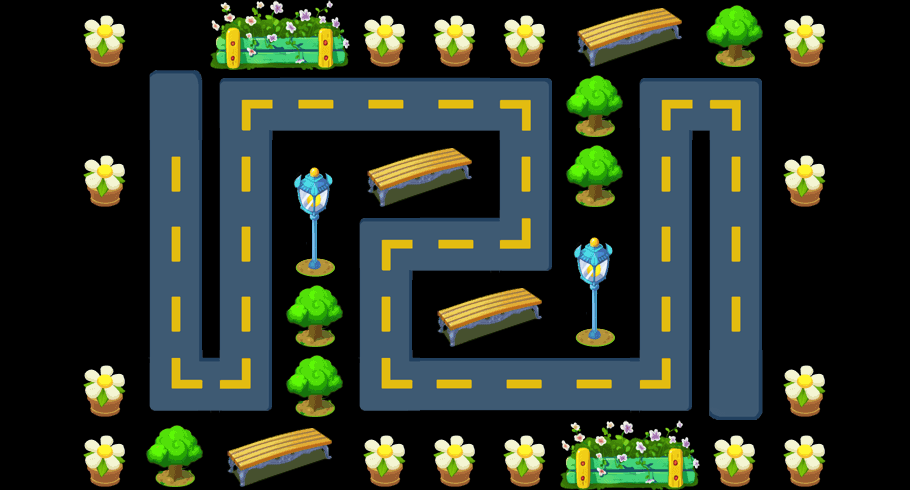

Rendered tile map (Tiled .tmx) drawn with the repository's tilesets; below, a short description and the map source with its tile grids summarised:
An orthogonal 13x7 tile map with 70x70 px tiles, 2 tile layers (content, things) and 13 objects (way1_0, way1_1, way1_2, way1_3, way1_4, ...).

<map version="1.0" orientation="orthogonal" width="13" height="7" tilewidth="70" tileheight="70">
 <tileset firstgid="1" name="theme1Tiles" tilewidth="70" tileheight="70" spacing="2" margin="2">
  <image source="theme3Tiles.png" width="512" height="512" />
  <tile id="5">
   <properties>
    <property name="thingIdx" value="302" />
   </properties>
  </tile>
  <tile id="7">
   <properties>
    <property name="thingIdx" value="403" />
   </properties>
  </tile>
  <tile id="9">
   <properties>
    <property name="thingIdx" value="404" />
   </properties>
  </tile>
  <tile id="11">
   <properties>
    <property name="thingIdx" value="204" />
   </properties>
  </tile>
  <tile id="12">
   <properties>
    <property name="thingIdx" value="301" />
   </properties>
  </tile>
  <tile id="15">
   <properties>
    <property name="thingIdx" value="102" />
   </properties>
  </tile>
  <tile id="16">
   <properties>
    <property name="thingIdx" value="103" />
   </properties>
  </tile>
  <tile id="17">
   <properties>
    <property name="thingIdx" value="104" />
   </properties>
  </tile>
  <tile id="18">
   <properties>
    <property name="thingIdx" value="105" />
   </properties>
  </tile>
  <tile id="19">
   <properties>
    <property name="thingIdx" value="106" />
   </properties>
  </tile>
  <tile id="24">
   <properties>
    <property name="thingIdx" value="119" />
   </properties>
  </tile>
  <tile id="27">
   <properties>
    <property name="thingIdx" value="101" />
   </properties>
  </tile>
  <tile id="28">
   <properties>
    <property name="thingIdx" value="203" />
   </properties>
  </tile>
  <tile id="29">
   <properties>
    <property name="thingIdx" value="202" />
   </properties>
  </tile>
  <tile id="30">
   <properties>
    <property name="thingIdx" value="201" />
   </properties>
  </tile>
  <tile id="32">
   <properties>
    <property name="way" value="1" />
   </properties>
  </tile>
  <tile id="33">
   <properties>
    <property name="way" value="1" />
   </properties>
  </tile>
  <tile id="34">
   <properties>
    <property name="way" value="1" />
   </properties>
  </tile>
  <tile id="35">
   <properties>
    <property name="way" value="1" />
   </properties>
  </tile>
  <tile id="36">
   <properties>
    <property name="way" value="1" />
   </properties>
  </tile>
  <tile id="37">
   <properties>
    <property name="way" value="1" />
   </properties>
  </tile>
  <tile id="38">
   <properties>
    <property name="way" value="1" />
   </properties>
  </tile>
  <tile id="39">
   <properties>
    <property name="way" value="1" />
   </properties>
  </tile>
  <tile id="40">
   <properties>
    <property name="way" value="1" />
   </properties>
  </tile>
  <tile id="41">
   <properties>
    <property name="way" value="1" />
   </properties>
  </tile>
  <tile id="42">
   <properties>
    <property name="way" value="1" />
   </properties>
  </tile>
  <tile id="43">
   <properties>
    <property name="way" value="1" />
   </properties>
  </tile>
  <tile id="44">
   <properties>
    <property name="way" value="1" />
   </properties>
  </tile>
  <tile id="45">
   <properties>
    <property name="way" value="1" />
   </properties>
  </tile>
  <tile id="46">
   <properties>
    <property name="way" value="1" />
   </properties>
  </tile>
  <tile id="47">
   <properties>
    <property name="way" value="1" />
   </properties>
  </tile>
 </tileset>
 <layer name="content" width="13" height="7">
  <data>[91 cells, 33 non-empty, 9 distinct tile ids]</data>
 </layer>
 <layer name="things" width="13" height="7">
  <data>[91 cells, 37 non-empty, 8 distinct tile ids]</data>
 </layer>
 <objectgroup name="objs" width="13" height="7">
  <object name="way1_0" x="725" y="373" width="23" height="22" />
  <object name="way1_1" x="724" y="98" width="23" height="22" />
  <object name="way1_2" x="651" y="97" width="23" height="22" />
  <object name="way1_3" x="651" y="364" width="23" height="22" />
  <object name="way1_4" x="372" y="376" width="23" height="22" />
  <object name="way1_5" x="367" y="235" width="23" height="22" />
  <object name="way1_6" x="510" y="229" width="23" height="22" />
  <object name="way1_7" x="511" y="95" width="23" height="22" />
  <object name="way1_8" x="238" y="97" width="23" height="22" />
  <object name="way1_9" x="231" y="371" width="23" height="22" />
  <object name="way1_10" x="160" y="367" width="23" height="22" />
  <object name="way1_11" x="164" y="95" width="23" height="22" />
  <object name="hero" x="587" y="374" width="23" height="17" />
 </objectgroup>
</map>
